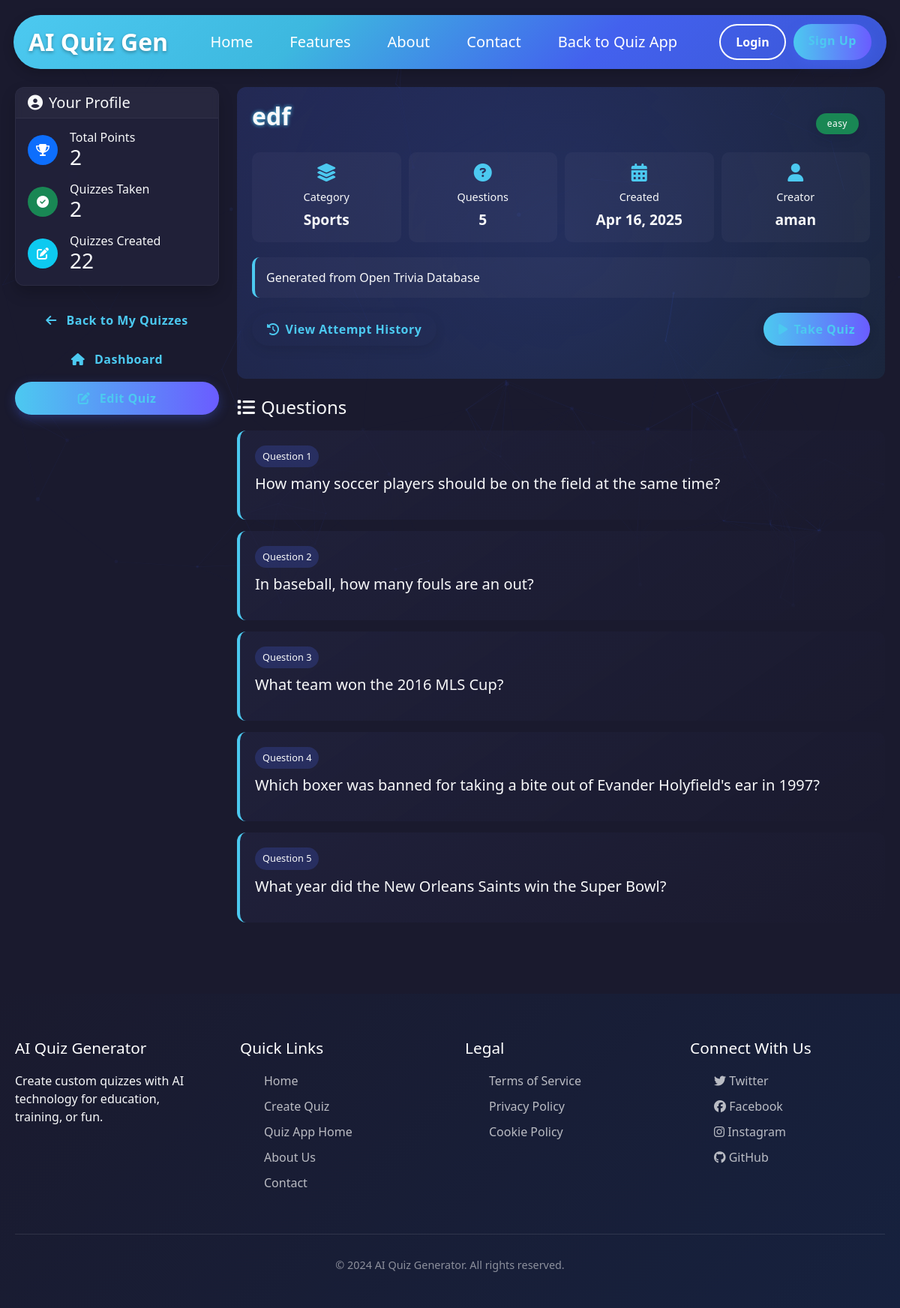
The page /quiz/quiz/3/view/ (signed in) on the database its author committed.
### QuizTemplateApp/models.py (models this page shows, shortened)
class UserProfile(models.Model):
    user = models.OneToOneField(CustomUser, on_delete=models.CASCADE, related_name='profile')
    avatar = models.ImageField(upload_to='avatars/', null=True, blank=True)
    bio = models.TextField(max_length=500, blank=True)
    total_points = models.IntegerField(default=0)
    quizzes_taken = models.IntegerField(default=0)
    quizzes_created = models.IntegerField(default=0)
    achievements = models.ManyToManyField('Achievement', blank=True)

class Quiz(models.Model):
    title = models.CharField(max_length=200)
    description = models.TextField()
    category = models.CharField(max_length=50, default='General')
    difficulty = models.CharField(max_length=20, default='Medium')
    created_at = models.DateTimeField(auto_now_add=True)
    created_by = models.ForeignKey(CustomUser, on_delete=models.CASCADE)
    is_public = models.BooleanField(default=True)
    time_limit = models.IntegerField(null=True, blank=True, help_text="Time limit in minutes")
    passing_score = models.IntegerField(default=60, help_text="Minimum score to pass (%)")

class CustomUser(AbstractUser):
    id = models.UUIDField(primary_key=True, default=uuid.uuid4, editable=False)
    email = models.EmailField(_('email address'), unique=True)
    username = models.CharField(
        _('username'),
        max_length=30,
        unique=True,
        validators=[MinLengthValidator(3)],
        help_text=_('Required. 3-30 characters. Letters, digits and @/./+/-/_ only.'),
    )
    date_joined = models.DateTimeField(auto_now_add=True)
    last_login = models.DateTimeField(auto_now=True)
    is_active = models.BooleanField(default=True)
    is_staff = models.BooleanField(default=False)
    objects = CustomUserManager()
    USERNAME_FIELD = 'email'
    REQUIRED_FIELDS = ['username']
    class Meta:
        verbose_name = _('user')
        verbose_name_plural = _('users')

class Question(models.Model):
    quiz = models.ForeignKey(Quiz, on_delete=models.CASCADE, related_name='questions')
    question_text = models.TextField()
    points = models.IntegerField(default=1)
    explanation = models.TextField(blank=True, help_text="Explanation for the correct answer")
    order = models.IntegerField(default=0)

### QuizTemplateApp/views.py (the view)
# urls.py: path('quiz/<int:quiz_id>/view/', views.view_quiz, name='view_quiz'),
@login_required
def view_quiz(request, quiz_id):
    quiz = get_object_or_404(Quiz, id=quiz_id)
    if not quiz.is_public and quiz.created_by != request.user:
        messages.error(request, "You don't have permission to view this quiz.")
        return redirect('quiz:dashboard')
    questions = Question.objects.filter(quiz=quiz).order_by('order')
    attempts = QuizAttempt.objects.filter(
        user=request.user,
        quiz=quiz,
        completed=True
    ).order_by('-completed_at')
    context = {
        'quiz': quiz,
        'questions': questions,
        'attempts': attempts,
        'profile': request.user.profile,
        'is_creator': quiz.created_by == request.user,
    }
    return render(request, 'view_quiz.html', context)

### QuizTemplateApp/templates/view_quiz.html (shortened to what this page needs)
{% extends 'base.html' %}
{% load quiz_extras %}
{% block content %}
<div id="particles-js"></div>
<div class="container mt-4">
  <div class="row">
    <div class="col-lg-3 mb-4">
      <div class="card">
        <div class="card-header">
          <h5 class="mb-0"><i class="fas fa-user-circle me-2"></i>Your Profile</h5>
        </div>
        <div class="card-body">
          <div class="d-flex align-items-center mb-3">
            <div class="bg-primary rounded-circle p-2 me-3 d-flex align-items-center justify-content-center"
              style="width: 40px; height: 40px">
              <i class="fas fa-trophy text-white"></i>
            </div>
            <div>
              <h6 class="mb-0">Total Points</h6>
              <h3 class="mb-0">{{ profile.total_points }}</h3>
            </div>
          </div>
          <div class="d-flex align-items-center mb-3">
            <div class="bg-success rounded-circle p-2 me-3 d-flex align-items-center justify-content-center"
              style="width: 40px; height: 40px">
              <i class="fas fa-check-circle text-white"></i>
            </div>
            <div>
              <h6 class="mb-0">Quizzes Taken</h6>
              <h3 class="mb-0">{{ profile.quizzes_taken }}</h3>
            </div>
          </div>
          <div class="d-flex align-items-center">
            <div class="bg-info rounded-circle p-2 me-3 d-flex align-items-center justify-content-center"
              style="width: 40px; height: 40px">
              <i class="fas fa-edit text-white"></i>
            </div>
            <div>
              <h6 class="mb-0">Quizzes Created</h6>
              <h3 class="mb-0">{{ profile.quizzes_created }}</h3>
            </div>
          </div>
        </div>
      </div>
      <div class="d-grid gap-2">
        <a href="{% url 'quiz:created_quizzes' %}" class="btn btn-outline-primary">
          <i class="fas fa-arrow-left me-2"></i> Back to My Quizzes
        </a>
        <a href="{% url 'quiz:dashboard' %}" class="btn btn-outline-primary">
          <i class="fas fa-home me-2"></i> Dashboard
        </a>
        {% if is_creator %}
        <a href="{% url 'quiz:edit_quiz' quiz.id %}" class="btn btn-primary">
          <i class="fas fa-edit me-2"></i> Edit Quiz
        </a>
        {% endif %}
      </div>
    </div>
    <div class="col-lg-9">
      <div class="quiz-header">
        <div class="content">
          <h2 class="fw-bold glow-text mb-3">{{ quiz.title }}</h2>
          <span class="badge-difficulty badge {% if quiz.difficulty == 'Hard' %}bg-danger{% elif quiz.difficulty == 'Medium' %}bg-warning{% else %}bg-success{% endif %}">
            {{ quiz.difficulty }}
          </span>
          <div class="quiz-stats mt-4">
            <div class="quiz-stat-item">
              <i class="fas fa-layer-group"></i>
              <span>Category</span>
              <span class="stat-value">{{ quiz.category }}</span>
            </div>
            <div class="quiz-stat-item">
              <i class="fas fa-question-circle"></i>
              <span>Questions</span>
              <span class="stat-value">{{ questions.count }}</span>
            </div>
            <div class="quiz-stat-item">
              <i class="fas fa-calendar-alt"></i>
              <span>Created</span>
              <span class="stat-value">{{ quiz.created_at|date:"M d, Y" }}</span>
            </div>
            <div class="quiz-stat-item">
              <i class="fas fa-user"></i>
              <span>Creator</span>
              <span class="stat-value">{{ quiz.created_by.username }}</span>
            </div>
          </div>
          {% if quiz.description %}
          <div class="quiz-description">
            <p class="mb-0">{{ quiz.description }}</p>
          </div>
          {% endif %}
          <div class="d-flex justify-content-between">
            <button class="btn btn-outline-primary quiz-action-btn" type="button"
                    onclick="toggleAttempts('attempts-history')">
              <i class="fas fa-history me-2"></i> View Attempt History
            </button>
            <a href="{% url 'quiz:start_quiz' quiz.id %}" class="btn btn-primary quiz-action-btn">
              <i class="fas fa-play me-2"></i> Take Quiz
            </a>
          </div>
        </div>
      </div>
      <h4 class="mb-3 mt-4"><i class="fas fa-list me-2"></i>Questions</h4>
      {% if questions %}
        {% for question in questions %}
        <div class="question-card">
          <div class="question-number">Question {{ forloop.counter }}</div>
          <h5 class="mb-3">{{ question.question_text }}</h5>
        </div>
        {% endfor %}
      {% endif %}
    </div>
  </div>
</div>
<script>
document.addEventListener('DOMContentLoaded', function() {
  // Initialize particles.js
  particlesJS('particles-js', {
    particles: {
      number: { value: 80, density: { enable: true, value_area: 800 } },
      color: { value: '#4a6bff' },
      shape: { type: 'circle' },
      opacity: { value: 0.1, random: true },
      size: { value: 3, random: true },
      line_linked: { enable: true, distance: 150, color: '#4a6bff', opacity: 0.1, width: 1 },
      move: { enable: true, speed: 1, direction: 'none', random: true, straight: false, out_mode: 'out' }
    },
    interactivity: {
      detect_on: 'canvas',
      events: { onhover: { enable: true, mode: 'repulse' }, onclick: { enable: true, mode: 'push' } },
      modes: { repulse: { distance: 100, duration: 0.4 }, push: { particles_nb: 4 } }
    },
    retina_detect: true
  });
});
function toggleAttempts(elementId) {
  const element = document.getElementById(elementId);
  if (element) {
    element.classList.toggle('show');
  }
}
</script>
{% endblock %}

### QuizAiApp/static/QuizAiApp/css/style.css (style rules this page uses)
:root { --primary-color: #4cc9f0; --secondary-color: #3a56d4; --dark-color: #1a1a2e; --light-color: #f8f9fa; --success-color: #28a745; --warning-color: #ffc107; --danger-color: #dc3545; }
.card { border: none; border-radius: 15px; overflow: hidden; box-shadow: 0 10px 30px rgba(0, 0, 0, 0.2); }
.btn-primary { background: linear-gradient(45deg, #4cc9f0, #3a56d4); border: none; transition: all 0.3s ease; }
.btn-outline-primary { border: 2px solid var(--primary-color); color: var(--primary-color); background-color: transparent; }

### QuizTemplateApp/templates/view_quiz.html (style rules this page uses)
:root { --primary: #4a6bff; --secondary: #00c9a7; --dark: #1a1a2e; --light: #f8f9fa; --success: #28a745; --warning: #ffc107; --danger: #dc3545; --darker: #0f0f1a; --card-bg: rgba(34, 34, 59, 0.8); --sidebar-bg: rgba(26, 26, 46, 0.95); }
body { background-color: var(--dark); color: var(--light); perspective: 1000px; }
#particles-js { position: fixed; width: 100%; height: 100vh; top: 0; left: 0; z-index: -1; }
.card { border: none; border-radius: 12px; background-color: var(--card-bg); box-shadow: 0 10px 20px rgba(0, 0, 0, 0.2); transition: all 0.5s cubic-bezier(0.175, 0.885, 0.32, 1.275); backdrop-filter: blur(5px); border: 1px solid rgba(255, 255, 255, 0.05); color: var(--light); margin-bottom: 1.5rem; }
.card-header { background-color: rgba(255, 255, 255, 0.03) !important; border-bottom: 1px solid rgba(255, 255, 255, 0.05); color: var(--light); }
.glow-text { text-shadow: 0 0 5px var(--primary); }
.quiz-header { background: linear-gradient(135deg, rgba(74, 107, 255, 0.15), rgba(0, 201, 167, 0.05)); border-radius: 12px; padding: 20px; margin-bottom: 20px; position: relative; overflow: hidden; }
.quiz-header::before { content: ""; position: absolute; top: -50%; left: -50%; width: 200%; height: 200%; background: radial-gradient(circle, rgba(74, 107, 255, 0.15), transparent 70%); transform: rotate(30deg); z-index: 0; }
.quiz-header .content { position: relative; z-index: 1; }
.badge-difficulty { position: absolute; top: 15px; right: 15px; padding: 8px 15px; font-weight: 500; border-radius: 30px; box-shadow: 0 5px 15px rgba(0, 0, 0, 0.1); letter-spacing: 0.5px; }
.quiz-stats { display: flex; flex-wrap: wrap; margin: 0 -5px 15px; }
.quiz-stat-item { flex: 1 0 calc(25% - 10px); margin: 5px; padding: 15px; background: rgba(255, 255, 255, 0.03); border-radius: 10px; text-align: center; transition: all 0.3s ease; }
.quiz-stat-item i { font-size: 1.5rem; margin-bottom: 10px; color: var(--primary); }
.quiz-stat-item span { display: block; font-size: 0.9rem; font-weight: 500; }
.quiz-stat-item .stat-value { font-size: 1.2rem; font-weight: 700; margin-top: 5px; }
.quiz-description { background: rgba(255, 255, 255, 0.03); border-radius: 10px; padding: 15px; margin-bottom: 20px; border-left: 4px solid var(--primary); }
.question-card { background: linear-gradient(145deg, rgba(35, 36, 66, 0.6), rgba(26, 26, 46, 0.8)); border-radius: 12px; padding: 20px; margin-bottom: 15px; border-left: 4px solid var(--primary); transition: all 0.3s ease; }
.question-number { background: rgba(74, 107, 255, 0.2); display: inline-block; padding: 5px 10px; border-radius: 20px; font-size: 0.8rem; margin-bottom: 10px; }
.btn-primary { background: linear-gradient(to right, var(--primary), #6a5cff); border: none; box-shadow: 0 5px 15px rgba(74, 107, 255, 0.3); transition: all 0.3s ease; color: white; border-radius: 25px; padding: 8px 15px; font-weight: 500; letter-spacing: 0.5px; }
.btn-outline-primary { border-color: var(--primary); color: var(--primary); border-radius: 25px; padding: 8px 15px; font-weight: 500; letter-spacing: 0.5px; }
.quiz-action-btn { border-radius: 12px; font-weight: 600; letter-spacing: 0.5px; display: inline-flex; align-items: center; justify-content: center; transition: all 0.3s ease; position: relative; overflow: hidden; box-shadow: 0 5px 15px rgba(0, 0, 0, 0.1); border: none; }
.quiz-action-btn::after { content: ''; position: absolute; top: -50%; left: -50%; width: 200%; height: 200%; background: radial-gradient(circle, rgba(255,255,255,0.2), transparent 70%); opacity: 0; transition: all 0.5s ease; transform: scale(0); }

### rows shown on the page
UserProfile: total_points "2", quizzes_taken "2", quizzes_created "22"
Quiz: title "edf", difficulty "easy", category "Sports", created_at "Apr 16, 2025", created_by.username "aman", description "Generated from Open Trivia Database"
Question: question_text "How many soccer players should be on the field at the same time?"
Question: question_text "In baseball, how many fouls are an out?"
Question: question_text "What team won the 2016 MLS Cup?"
Question: question_text "Which boxer was banned for taking a bite out of Evander Holyfield's ear in 1997?"
Question: question_text "What year did the New Orleans Saints win the Super Bowl?"

### other values the page prints
{{ questions.count }} "5"
